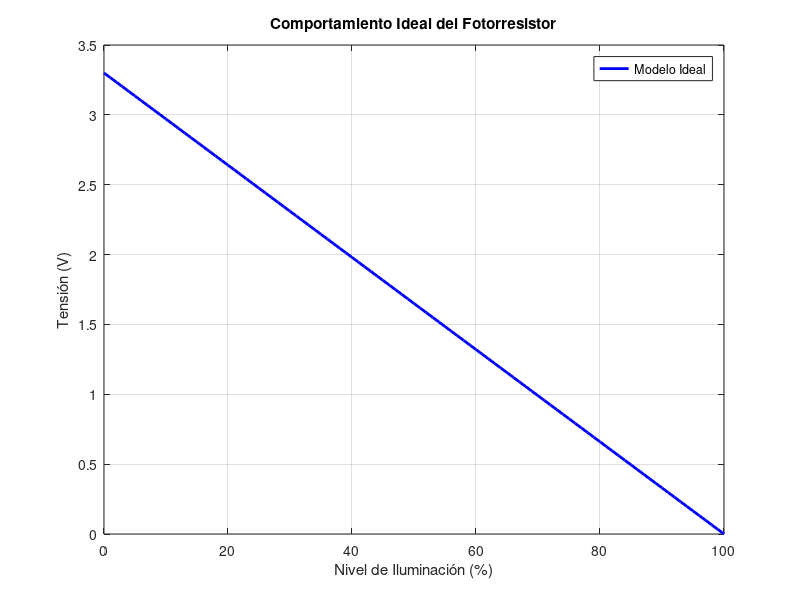
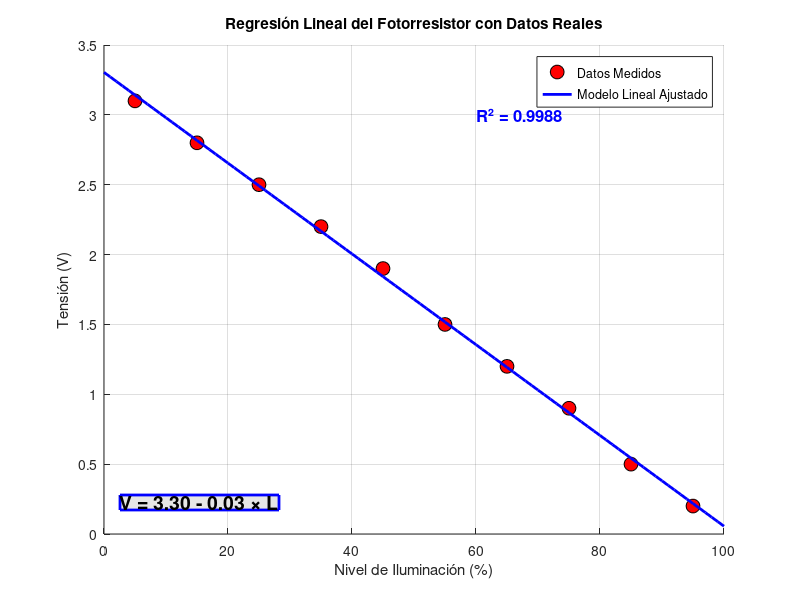
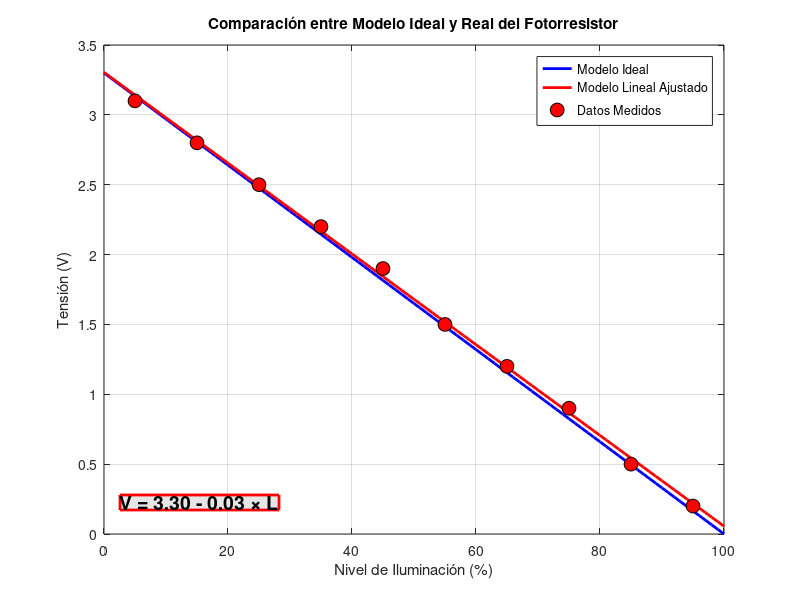

Write the MATLAB code that produced these figures, in order.
% Código para la regresión de un sensor de luminosidad (fotorresistor)
% El fotorresistor idealmente marca 3.3V en oscuridad total y 0V en iluminación total

% Limpieza previa
clear all;
close all;
clc;

%% Gráfica del comportamiento ideal
figure(1);
% Creamos un vector de iluminación (0 = oscuridad total, 100 = iluminación total)
iluminacion_ideal = 0:1:100;
% La tensión decrece linealmente desde 3.3V (oscuridad) hasta 0V (iluminación total)
tension_ideal = 3.3 * (1 - iluminacion_ideal/100);

% Graficamos el comportamiento ideal
plot(iluminacion_ideal, tension_ideal, 'b-', 'LineWidth', 2);
grid on;
title('Comportamiento Ideal del Fotorresistor');
xlabel('Nivel de Iluminación (%)');
ylabel('Tensión (V)');
xlim([0 100]);
ylim([0 3.5]);
legend('Modelo Ideal');

%% Gráfica con datos reales (simulados)
% Estos son datos ejemplares que podrías reemplazar con tus mediciones reales
% Suponemos algunas mediciones con cierta dispersión

% Datos de iluminación (por ejemplo, medidos con un luxómetro)
iluminacion_real = [5, 15, 25, 35, 45, 55, 65, 75, 85, 95];
% Tensiones correspondientes medidas en el fotorresistor (con algo de ruido)
tension_real = [3.1, 2.8, 2.5, 2.2, 1.9, 1.5, 1.2, 0.9, 0.5, 0.2];

% Realizamos la regresión lineal
coeficientes = polyfit(iluminacion_real, tension_real, 1);
pendiente = coeficientes(1);
intercepto = coeficientes(2);

% Creamos el modelo lineal
iluminacion_modelo = 0:1:100;
tension_modelo = pendiente * iluminacion_modelo + intercepto;

% Creamos la segunda figura para los datos reales
figure(2);
% Graficamos los puntos de datos
scatter(iluminacion_real, tension_real, 100, 'r', 'filled', 'MarkerEdgeColor', 'k');
hold on;
% Graficamos la línea de regresión
plot(iluminacion_modelo, tension_modelo, 'b-', 'LineWidth', 2);
grid on;
title('Regresión Lineal del Fotorresistor con Datos Reales');
xlabel('Nivel de Iluminación (%)');
ylabel('Tensión (V)');
xlim([0 100]);
ylim([0 3.5]);
legend('Datos Medidos', 'Modelo Lineal Ajustado');

% Mostramos la ecuación de la regresión en la gráfica de manera más visible
% Formato de la ecuación con 2 decimales
if pendiente < 0
    equation = ['V = ' num2str(intercepto, '%.2f') ' - ' num2str(abs(pendiente), '%.2f') ' × L'];
else
    equation = ['V = ' num2str(intercepto, '%.2f') ' + ' num2str(pendiente, '%.2f') ' × L'];
end

% Añadimos un cuadro de texto con la ecuación
annotation('textbox', [0.15, 0.15, 0.3, 0.1], 'String', equation, ...
           'FitBoxToText', 'on', 'BackgroundColor', [0.9 0.9 0.9], ...
           'FontSize', 14, 'FontWeight', 'bold', 'EdgeColor', 'blue', ...
           'LineWidth', 2, 'HorizontalAlignment', 'center');

% Calculamos el coeficiente de determinación (R²)
yMean = mean(tension_real);
SST = sum((tension_real - yMean).^2);
SSR = sum((tension_real - (pendiente * iluminacion_real + intercepto)).^2);
R2 = 1 - (SSR/SST);

% Mostramos el R² en la gráfica
R2_text = ['R² = ' num2str(R2, '%.4f')];
text(60, 3, R2_text, 'FontSize', 12, 'Color', 'blue', 'FontWeight', 'bold');

fprintf('Ecuación del modelo: V = %.2f + (%.2f × L)\n', intercepto, pendiente);
fprintf('donde V es la tensión y L es el nivel de iluminación\n');
fprintf('Coeficiente de determinación (R²): %.4f\n', R2);

%% Comparación entre modelo ideal y real
figure(3);
plot(iluminacion_ideal, tension_ideal, 'b-', 'LineWidth', 2);
hold on;
plot(iluminacion_modelo, tension_modelo, 'r-', 'LineWidth', 2);
scatter(iluminacion_real, tension_real, 100, 'r', 'filled', 'MarkerEdgeColor', 'k');
grid on;
title('Comparación entre Modelo Ideal y Real del Fotorresistor');
xlabel('Nivel de Iluminación (%)');
ylabel('Tensión (V)');
xlim([0 100]);
ylim([0 3.5]);
legend('Modelo Ideal', 'Modelo Lineal Ajustado', 'Datos Medidos');

% Añadimos también la ecuación a esta gráfica
annotation('textbox', [0.15, 0.15, 0.3, 0.1], 'String', equation, ...
           'FitBoxToText', 'on', 'BackgroundColor', [0.9 0.9 0.9], ...
           'FontSize', 14, 'FontWeight', 'bold', 'EdgeColor', 'red', ...
           'LineWidth', 2, 'HorizontalAlignment', 'center');
